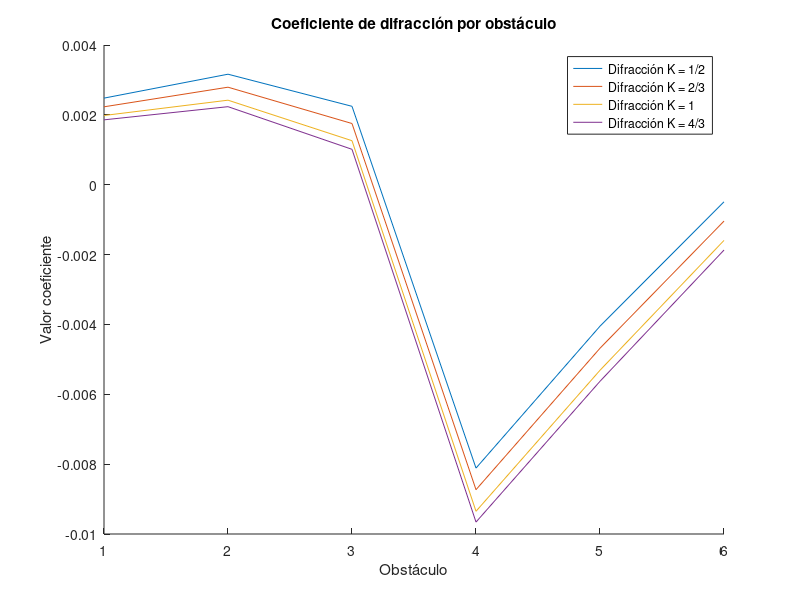
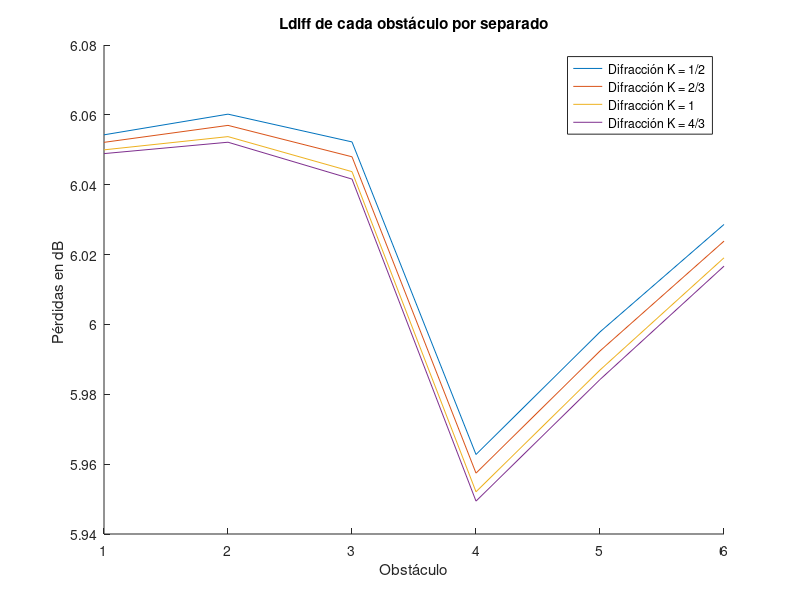
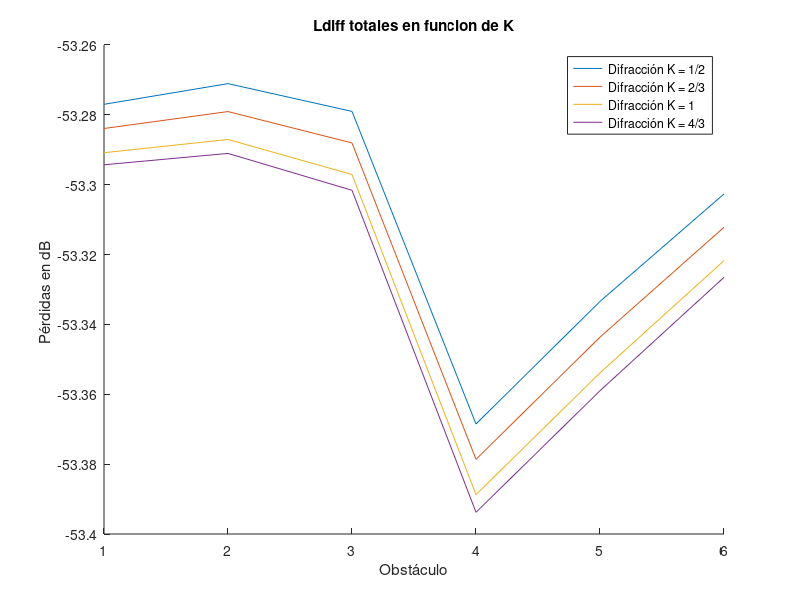

Write the MATLAB code that produced these figures, in order.
clear;close all;clc;

f      = 5800e6;
c      = 3e8;
lambda = c/f;

% Alturas, distancia y radio en metros

d  = 20.09e3; %en Km
R0 = 6370e3;

e  = [786 800 803 799 735 760 788 795];
a  = [10 0 0 0 0 0 0  10];
d1 = [0 0.806e3 1.910e3 3.721e3 7.831e3 10.955e3 14.965e3 d];
d2 = d - d1;



% -------------------------------------------------------------------------
k    = 4/3;
Re   = R0*k;
dmax = sqrt(2*Re)*(sqrt(e(1)+a(1))+sqrt(e(end)+a(end))); 

if(d<0.1*dmax) 
    %Código ejecutado si tierra plana
    "Tierra plana"
else
    %Código ejecutado si tierra curva
    "Tierra curva"
end
% -------------------------------------------------------------------------

K           = [0.5, 2/3 ,1, 4/3];
Re          = R0*K;
altura_rayo = ((e(end)+a(end)-e(1)-a(1))/d)*d1 + e(1)+a(1);
R1          = sqrt(lambda*d1.*d2/d); 

%Repito el código de Diego pero "K" es un vector, y por tanto "Re" tambien.

% -----------------------------------------------------------------------
% Esta parte elimina el primer y último elemento de los arrays, ya que se 
% corresponde con los valores de las torres y se obtienen valores que no se usan.
d1(:,1)   =[];
d1(:,end) =[];
e(:,1)    =[];
e(:,end)  =[];
R1(:,1)   =[];
R1(:,end) =[];
altura_rayo(:,1)   = [];
altura_rayo(:,end) = [];
% -----------------------------------------------------------------------
d2=d-d1;

obstaculo_mayor          = max(e);
posicion_obstaculo_mayor = find(e==obstaculo_mayor);
subvano_inferior         = e(posicion_obstaculo_mayor-1);
subvano_superior         = e(posicion_obstaculo_mayor+1);

numero_iteraciones    = size(Re);
columnas              = size(d1);
flecha_iterada        = zeros(numero_iteraciones(2),columnas(2));
despejamiento_iterado = zeros(numero_iteraciones(2),columnas(2));
uve_iterado           = zeros(numero_iteraciones(2),columnas(2));
Ldif_iterado          = zeros(numero_iteraciones(2),columnas(2));
Ldiff_totales         = zeros(numero_iteraciones(2),columnas(2));
Ldif_sd               = zeros(1,numero_iteraciones(2));
uve_obstaculo_principal_y_subvano            = zeros(numero_iteraciones(2),3);
posicion_uve_menos_negativo_inferior_subvano = zeros(numero_iteraciones(2),3);

figure(1);title("Coeficiente de difracción por obstáculo");
for iteracion=1:numero_iteraciones(2)    
    flecha_iterada(iteracion,:)        = (d1.*d2)/(2*Re(iteracion));
    despejamiento_iterado(iteracion,:) =  e + flecha_iterada(iteracion,:) - altura_rayo;
    uve_iterado(iteracion,:)           = (2.58e-3)*despejamiento_iterado(iteracion,:)./R1;
    Ldif_iterado(iteracion,:)          =  6.9 + 20*log10(sqrt((uve_iterado(iteracion,:)-0.1).^2 +1) + uve_iterado(iteracion,:)-0.1);
    
    uve_obstaculo_principal_y_subvano(iteracion,:)  = [uve_iterado(iteracion,posicion_obstaculo_mayor-1),uve_iterado(iteracion,posicion_obstaculo_mayor),uve_iterado(iteracion,posicion_obstaculo_mayor+1)];
    posicion_uve_menos_negativo_inferior_subvano    = find( (uve_iterado(iteracion,:))<(min(uve_obstaculo_principal_y_subvano(iteracion,:))), 1, 'last' );
    
    Ldif_sd(1,iteracion) = Ldif_iterado(iteracion,posicion_uve_menos_negativo_inferior_subvano);
    Ldiff_sin_CN(iteracion,:) = Ldif_iterado(iteracion,:) + Ldif_sd(1,iteracion);
    
    hold on
    plot(uve_iterado(iteracion,:))
    xticks(1:6);
    hold off
    
end
ylabel("Valor coeficiente");xlabel("Obstáculo");
legend("Difracción K = 1/2","Difracción K = 2/3","Difracción K = 1","Difracción K = 4/3");


figure(2);title("Ldiff de cada obstáculo por separado");
for iteracion=1:numero_iteraciones(2)
    hold on 
    plot(Ldif_iterado(iteracion,:));
    xticks(1:6);
    hold off
end
ylabel("Pérdidas en dB ");xlabel("Obstáculo");
legend("Difracción K = 1/2","Difracción K = 2/3","Difracción K = 1","Difracción K = 4/3");


for mux=1:5   
    binomios(1,mux)=(d1(mux) +d1(mux+1));    
end
CN = sqrt((sum(d1)*prod(d1))/prod(binomios));

Ldiff_totales_dB  = Ldiff_sin_CN - 20*log10(CN);

figure(3);title("Ldiff totales en funcion de K");
for iteracion=1:numero_iteraciones(2)
    hold on 
    plot(Ldiff_totales_dB(iteracion,:));
    xticks(1:6);
    hold off
end
ylabel("Pérdidas en dB ");xlabel("Obstáculo");
legend("Difracción K = 1/2","Difracción K = 2/3","Difracción K = 1","Difracción K = 4/3");
